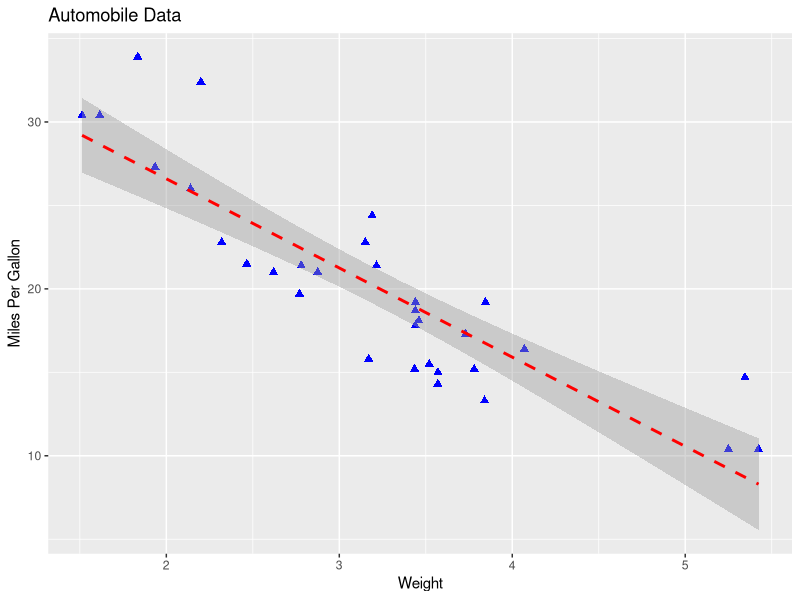

Generate this figure with R: (Note: this script raises an error after producing the figure.)
## ---- chunk 1
knitr::opts_chunk$set(echo = TRUE)
## ---- chunk 2
install.packages("ggplot2")
library(ggplot2)
## ---- chunk 3
data("mtcars")
mtcars$am = factor(mtcars$am, levels=c(0,1), labels=c("Automatic", "Manual")) 
mtcars$vs = factor(mtcars$vs, levels=c(0,1), labels=c("V-Engine", "Straight Engine"))
mtcars$cyl = factor(mtcars$cyl)
## ---- chunk 4
ggplot(data=mtcars, aes(x=wt, y=mpg))+ 
  geom_point(pch=17, color="blue",size=2)+ 
  geom_smooth(method="lm",color="red", linetype=2)+ 
  labs(title="Automobile Data",x="Weight", y="Miles Per Gallon")
## ---- chunk 5
geom_bar()
geom_boxplot()
geom_density()
geom_histogram()
geom_abline()
geom_line()
geom_point()
geom_jitter()
geom_rug()
geom_smooth()
geom_text()
## ---- chunk 6
labs(x, y, title)
## ---- chunk 7
ggplot(data = mtcars, aes(x = mpg, after_stat(density))) + geom_histogram(binwidth = 5, fill = "grey") + geom_density(col = "red") + labs(title = "Density of MPG") + theme(plot.title = element_text(hjust = 0.5))
## ---- chunk 8
ggplot(data = mtcars, aes(x = am, y = mpg)) + geom_boxplot()
## ---- chunk 9
ggplot(data = mtcars, aes(x = am)) + geom_bar()
## ---- chunk 10
library(dplyr)
dat=mtcars %>% group_by(am) %>% summarise(mean.mpg=mean(mpg))
dat

ggplot(dat,aes(x=am,y=mean.mpg))+geom_bar(stat = "identity")
## ---- chunk 11
ggplot(data = mtcars, aes(x = wt, y = mpg, color = am, shape = am)) + geom_point()
## ---- chunk 12
ggplot(data = mtcars, aes(x = wt, y = mpg, color = cyl, shape = am)) + geom_point()
## ---- chunk 13
ggplot(data = mtcars, aes(x = am, y = mpg, fill = am)) + geom_boxplot()
## ---- chunk 14
ggplot(data = mtcars, aes(x = cyl, y = mpg, fill = am)) + geom_boxplot()
## ---- chunk 15
ggplot(data = mtcars, aes(x = am, y = mpg)) + geom_boxplot() + geom_jitter(aes(color=cyl,alpha=0.3))
## ---- chunk 16
ggplot(data = mtcars, aes(x = mpg, fill = am, alpha = 0.3)) + geom_density()
## ---- chunk 17
ggplot(data=mtcars, aes(x=hp, y=mpg, shape=cyl, color=cyl)) + geom_point(size=3) + facet_grid(.~am) + labs(title="Automobile Data by Engine Type", x="Horsepower",y="Miles Per Gallon")
## ---- chunk 18
ggplot(data=mtcars, aes(x=hp, y=mpg, shape=cyl, color=cyl)) + geom_point(size=3) + facet_grid(am~.) + labs(title="Automobile Data by Engine Type", x="Horsepower",y="Miles Per Gallon")
## ---- chunk 19
ggplot(data=mtcars, aes(x=hp, y=mpg, shape=cyl, color=cyl)) + geom_point(size=3) + facet_grid(.~am + vs) + labs(title="Automobile Data by Engine Type", x="Horsepower",y="Miles Per Gallon")
## ---- chunk 20
ggplot(data=mtcars, aes(x=hp, y=mpg, shape=cyl, color=cyl)) + geom_point(size=3) + facet_grid(am~vs) + labs(title="Automobile Data by Engine Type", x="Horsepower",y="Miles Per Gallon")
## ---- chunk 21
ggplot(data=mtcars, aes(x=mpg, fill=cyl, alpha = 0.3)) + geom_density() + facet_grid(am~vs) + labs(title="Automobile Data by Engine Type",x="Miles Per Gallon", y="Density")
## ---- chunk 22
ggplot(data = mtcars, aes(x = mpg, fill = am, alpha = 0.3)) + geom_density() + scale_fill_brewer(palette = "Dark2")
## ---- chunk 23
ggplot(data = mtcars, aes(x = mpg, fill = am, alpha = 0.3)) + geom_density() + scale_fill_manual(values = c("red", "blue"))
## ---- chunk 24
ggplot(data = mtcars, aes(x = wt, y = mpg, color = hp)) + geom_point() + scale_fill_gradient(low = "white", high = "blue")
## ---- chunk 25
ggplot(data = mtcars, aes(x = cyl, y = mpg, fill = am)) + geom_boxplot() + scale_x_discrete(breaks = c(4, 6, 8), labels = c("Four", "Six", "Eight"))
## ---- chunk 26
ggplot(data = mtcars, aes(x = cyl, y = mpg, fill = am)) + geom_boxplot() + scale_y_continuous(breaks = c(10,20,30,40), limits = c(5, 40))
## ---- chunk 27
ggplot(data=mtcars, aes(x=hp, y=mpg, shape=cyl, color=cyl)) + geom_point(size=3) + facet_grid(.~am) + labs(title="Automobile Data by Engine Type", x="Horsepower",y="Miles Per Gallon") + theme(plot.title = element_text(hjust = 0.5), legend.position = "top")
## ---- chunk 28
ggplot(data=mtcars, aes(x=hp, y=mpg, shape=cyl, color=cyl)) + geom_point(size=3) + facet_grid(.~am) + labs(title="Automobile Data by Engine Type", x="Horsepower",y="Miles Per Gallon") + theme_classic() 
## ---- chunk 29
library(patchwork)
## ---- chunk 30
g1 = ggplot(data = mtcars, aes(x = am, y = mpg)) + geom_boxplot() + geom_jitter(aes(color=cyl,alpha=0.3))
## ---- chunk 31
g2 = ggplot(data = mtcars, aes(x = mpg, fill = am, alpha = 0.3)) + geom_density()
## ---- chunk 32
g3 = ggplot(data = mtcars, aes(x = wt, y = mpg, color = am, shape = am)) + geom_point()
## ---- chunk 33
(g1 | g2) / g3
## ---- chunk 34
ggsave(file = "g1.png", plot = g1, width = 4, height = 4)
## ---- chunk 35
ggplot(data = mtcars, aes(x = am, y = mpg)) + geom_boxplot() + geom_jitter(aes(color=cyl,alpha=0.3)) + ggsave(file = "g1.png", width = 4, height = 4)
